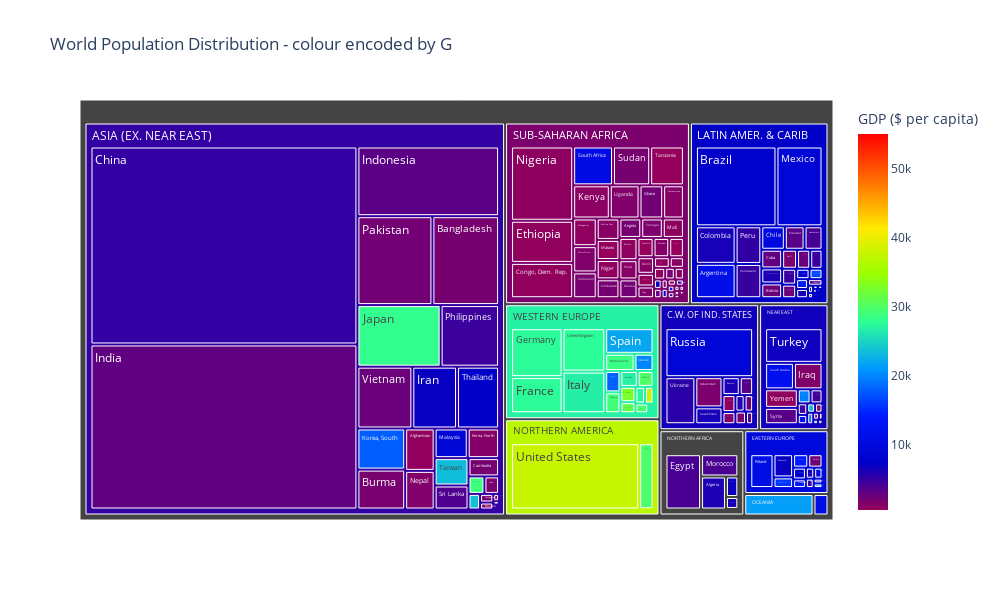

Notebook code for this chart:
### Code cell
fig = px.treemap(world_data, path=['Region', 'Country'], values='Population', color='GDP ($ per capita)', color_continuous_scale='rainbow', width=1000, height=600, title='World Population Distribution - colour encoded by G')

fig.show()

### Figure 1 — Plotly figure (JSON) as saved in the notebook; plotly's stock layout.template omitted (floating-point values rounded to 4 significant figures; data arrays with more than 128 entries replaced by an {"elided": "..."} marker saying what was removed)
{"data": [{"branchvalues": "total", "customdata": {"elided": "238x1 float values"}, "domain": {"x": [0, 1], "y": [0, 1]}, "hovertemplate": "labels=%{label}<br>Population=%{value}<br>parent=%{parent}<br>id=%{id}<br>GDP ($ per capita)=%{color}<extra></extra>", "ids": {"elided": "238 str values"}, "labels": {"elided": "238 str values"}, "marker": {"coloraxis": "coloraxis", "colors": {"elided": "238 float values"}}, "name": "", "parents": {"elided": "238 str values"}, "type": "treemap", "values": {"elided": "238 int values"}}], "layout": {"coloraxis": {"colorbar": {"title": {"text": "GDP ($ per capita)"}}, "colorscale": [[0, "rgb(150,0,90)"], [0.125, "rgb(0,0,200)"], [0.25, "rgb(0,25,255)"], [0.375, "rgb(0,152,255)"], [0.5, "rgb(44,255,150)"], [0.625, "rgb(151,255,0)"], [0.75, "rgb(255,234,0)"], [0.875, "rgb(255,111,0)"], [1, "rgb(255,0,0)"]]}, "height": 600, "legend": {"tracegroupgap": 0}, "title": {"text": "World Population Distribution - colour encoded by G"}, "width": 1000}}
